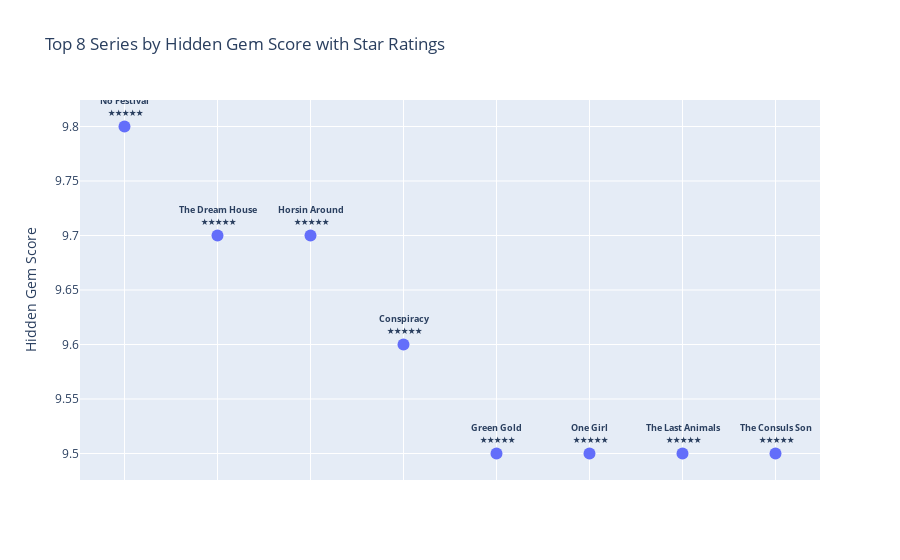

This figure's notebook cell:
### Markdown cell above
### The most rated Series/TV Shows are:
- English
- Japanese
- Spanish
- French
- German

### Code cell
# Sort the DataFrame by 'Hidden Gem Score' in descending order and take the top 8 rows
top_8 = df_movie.sort_values(by='Hidden Gem Score', ascending=False).head(8)
top_8
# Function to assign stars based on the rating range
def assign_stars(score):
    if score >= 9.5:
        return ' ★★★★★'
    elif score >= 9.0:
        return ' ★★★★☆'
    elif score >= 8.5:
        return ' ★★★☆☆'
    elif score >= 8.0:
        return ' ★★☆☆☆'
    else:
        return ' ☆☆☆☆☆'

# Create a list of star symbols based on the 'Hidden Gem Score'
star_symbols = [assign_stars(score) for score in top_8['Hidden Gem Score']]

# Build a text-based representation of movie/show titles and star symbols as tooltips
labels = [f"<b>{title}</b><br>{stars}" for title, stars in zip(top_8['Title'], star_symbols)]

# Create the Scatter plot using plotly.graph_objects
fig = go.Figure(data=go.Scatter(x=top_8['Title'], y=top_8['Hidden Gem Score'],
                               mode='markers+text', marker_size=12,
                               text=labels, textposition="top center"))

# Set the font size of the text above the bubbles
fig.update_traces(textfont_size=9)

# Set the axis labels and title
fig.update_layout(title='Top 8 Series by Hidden Gem Score with Star Ratings',
                  yaxis_title='Hidden Gem Score')

# Remove the x-axis labels
fig.update_xaxes(showticklabels=False)

# Show the chart
fig.show()

### Figure 1 — Plotly figure (JSON) as saved in the notebook; plotly's stock layout.template omitted (floating-point values rounded to 4 significant figures)
{"data": [{"marker": {"size": 12}, "mode": "markers+text", "text": ["<b>No Festival</b><br> ★★★★★", "<b>The Dream House</b><br> ★★★★★", "<b>Horsin Around</b><br> ★★★★★", "<b>Conspiracy</b><br> ★★★★★", "<b>Green Gold</b><br> ★★★★★", "<b>One Girl</b><br> ★★★★★", "<b>The Last Animals</b><br> ★★★★★", "<b>The Consuls Son</b><br> ★★★★★"], "textfont": {"size": 9}, "textposition": "top center", "type": "scatter", "x": ["No Festival", "The Dream House", "Horsin Around", "Conspiracy", "Green Gold", "One Girl", "The Last Animals", "The Consuls Son"], "y": [9.8, 9.7, 9.7, 9.6, 9.5, 9.5, 9.5, 9.5]}], "layout": {"title": {"text": "Top 8 Series by Hidden Gem Score with Star Ratings"}, "xaxis": {"showticklabels": false}, "yaxis": {"title": {"text": "Hidden Gem Score"}}}}
